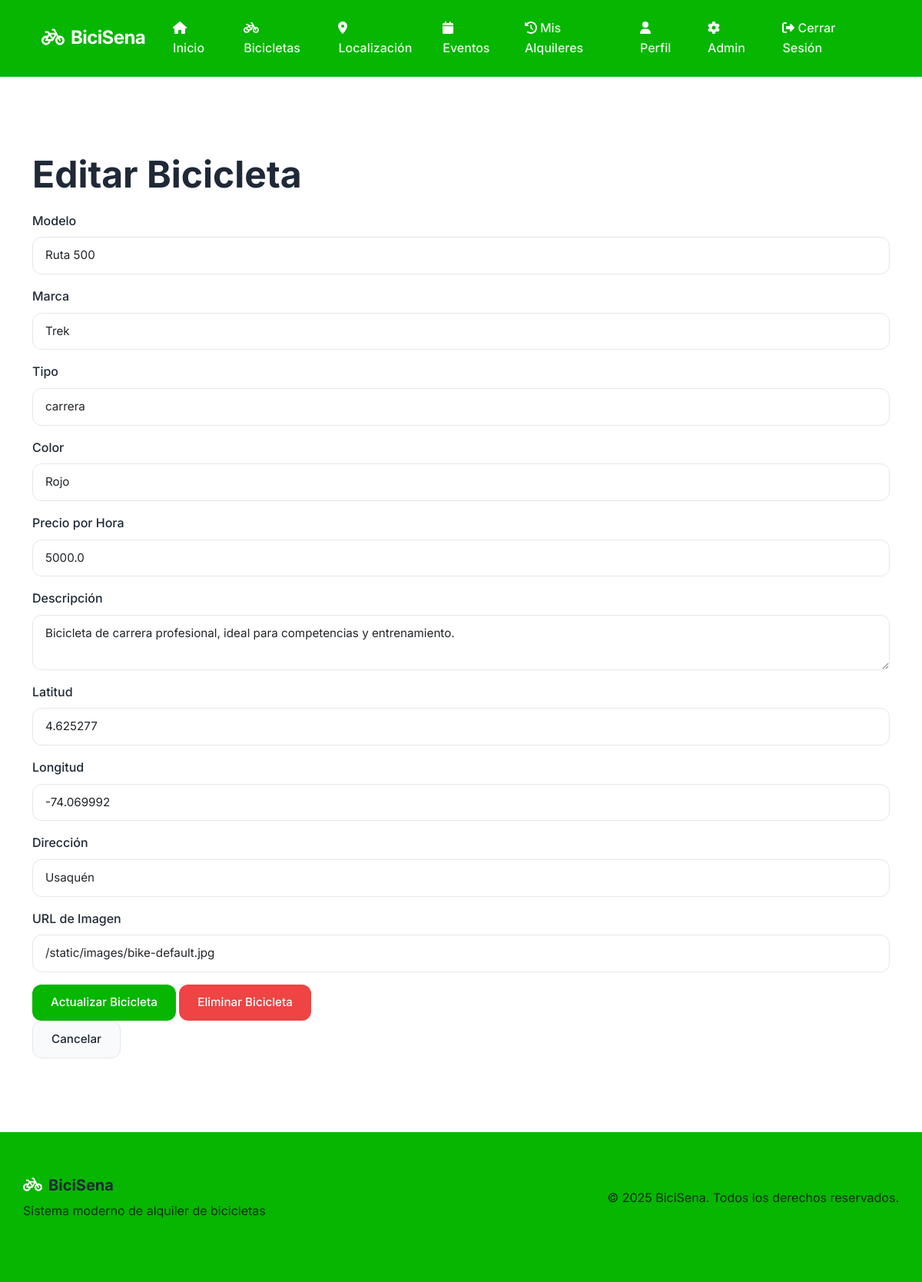
The page /admin/bicicletas/editar/1 (signed in) on the database its author committed.
### app.py (models this page shows)
class Bicicleta(db.Model):
    id = db.Column(db.Integer, primary_key=True)
    modelo = db.Column(db.String(100), nullable=False)
    marca = db.Column(db.String(100), nullable=False)
    tipo = db.Column(db.String(50), nullable=False)
    color = db.Column(db.String(50))
    estado = db.Column(db.String(20), default='disponible')
    precio_hora = db.Column(db.Float, nullable=False)
    imagen_url = db.Column(db.String(200), default='/static/images/bike-default.jpg')
    descripcion = db.Column(db.Text)
    latitud = db.Column(db.Float)
    longitud = db.Column(db.Float)
    direccion = db.Column(db.String(200))
    alquileres = db.relationship('Alquiler', backref='bicicleta', lazy=True)

### app.py (the view, shortened to what this page needs)
@app.route('/admin/bicicletas/editar/<int:id>', methods=['GET', 'POST'])
def editar_bicicleta(id):
    if 'user_id' not in session or session.get('user_tipo') != 'admin':
        flash('Acceso restringido. Se requieren permisos de administrador.', 'danger')
        return redirect(url_for('index'))
    bicicleta = Bicicleta.query.get_or_404(id)
    return render_template('admin/editar_bicicleta.html', bicicleta=bicicleta)

### templates/admin/editar_bicicleta.html (shortened to what this page needs)
{% extends "base.html" %}
{% block content %}
<h1>Editar Bicicleta</h1>
<form method="POST">
    <div class="mb-3">
        <label for="modelo" class="form-label">Modelo</label>
        <input type="text" class="form-control" id="modelo" name="modelo" value="{{ bicicleta.modelo }}" required>
    </div>
    <div class="mb-3">
        <label for="marca" class="form-label">Marca</label>
        <input type="text" class="form-control" id="marca" name="marca" value="{{ bicicleta.marca }}" required>
    </div>
    <div class="mb-3">
        <label for="tipo" class="form-label">Tipo</label>
        <input type="text" class="form-control" id="tipo" name="tipo" value="{{ bicicleta.tipo }}" required>
    </div>
    <div class="mb-3">
        <label for="color" class="form-label">Color</label>
        <input type="text" class="form-control" id="color" name="color" value="{{ bicicleta.color }}" required>
    </div>
    <div class="mb-3">
        <label for="precio_hora" class="form-label">Precio por Hora</label>
        <input type="number" class="form-control" id="precio_hora" name="precio_hora" value="{{ bicicleta.precio_hora }}" required>
    </div>
    <div class="mb-3">
        <label for="descripcion" class="form-label">Descripción</label>
        <textarea class="form-control" id="descripcion" name="descripcion" required>{{ bicicleta.descripcion }}</textarea>
    </div>
    <div class="mb-3">
        <label for="latitud" class="form-label">Latitud</label>
        <input type="text" class="form-control" id="latitud" name="latitud" value="{{ bicicleta.latitud }}" required>
    </div>
    <div class="mb-3">
        <label for="longitud" class="form-label">Longitud</label>
        <input type="text" class="form-control" id="longitud" name="longitud" value="{{ bicicleta.longitud }}" required>
    </div>
    <div class="mb-3">
        <label for="direccion" class="form-label">Dirección</label>
        <input type="text" class="form-control" id="direccion" name="direccion" value="{{ bicicleta.direccion }}" required>
    </div>
    <div class="mb-3">
        <label for="imagen_url" class="form-label">URL de Imagen</label>
        <input type="text" class="form-control" id="imagen_url" name="imagen_url" value="{{ bicicleta.imagen_url }}" required>
    </div>
    <button type="submit" class="btn btn-success">Actualizar Bicicleta</button>
    <form action="{{ url_for('eliminar_bicicleta', id=bicicleta.id) }}" method="POST" style="display:inline;">
        <button type="submit" class="btn btn-danger">Eliminar Bicicleta</button>
    </form>
    <a href="{{ url_for('admin_bicicletas') }}" class="btn btn-secondary">Cancelar</a>
</form>
{% endblock %}

### static/styles.css (style rules this page uses)
:root { --primary-green: #06b600; --primary-green-light: #008d00; --primary-green-dark: #008d00; --secondary-green: #dcfce7; --text-primary: #1f2937; --text-secondary: #000000; --text-light: #9ca3af; --background: #ffffff; --surface: #f9fafb; --border: #e5e7eb; --border-light: #f3f4f6; --shadow-light: 0 1px 3px 0 rgba(0, 0, 0, 0.1), 0 1px 2px 0 rgba(0, 0, 0, 0.06); --shadow-medium: 0 4px 6px -1px rgba(0, 0, 0, 0.1), 0 2px 4px -1px rgba(0, 0, 0, 0.06); --shadow-large: 0 10px 15px -3px rgba(0, 0, 0, 0.1), 0 4px 6px -2px rgba(0, 0, 0, 0.05); --radius: 12px; --radius-large: 16px; --radius-small: 8px; }
* { margin: 0; padding: 0; box-sizing: border-box; }
body { font-family: 'Inter', -apple-system, BlinkMacSystemFont, 'Segoe UI', Roboto, sans-serif; line-height: 1.6; color: var(--text-primary); background-color: var(--background); font-weight: 400; -webkit-font-smoothing: antialiased; -moz-osx-font-smoothing: grayscale; }
h1, h2, h3, h4, h5, h6 { font-weight: 600; line-height: 1.3; color: var(--text-primary); margin-bottom: 1rem; }
h1 { font-size: 3rem; font-weight: 700; }
.btn { font-weight: 500; border-radius: var(--radius); padding: 0.75rem 1.5rem; border: none; transition: all 0.2s ease; font-size: 0.95rem; text-decoration: none; display: inline-flex; align-items: center; justify-content: center; gap: 0.5rem; }
.btn-success { background: var(--primary-green); color: white; }
.btn-danger { background: #ef4444; color: white; }
.btn-secondary { background: var(--surface); color: var(--text-primary); border: 1px solid var(--border); }
.form-control { border: 1px solid var(--border); border-radius: var(--radius); padding: 0.75rem 1rem; font-size: 0.95rem; transition: all 0.2s ease; background: var(--background); }
.form-label { font-weight: 500; color: var(--text-primary); margin-bottom: 0.5rem; }
* { transition: color 0.2s ease, background-color 0.2s ease, border-color 0.2s ease, transform 0.2s ease, box-shadow 0.2s ease; }

### rows shown on the page
Bicicleta: modelo "Ruta 500", marca "Trek", tipo "carrera", color "Rojo", precio_hora "5000.0", descripcion "Bicicleta de carrera profesional, ideal para competencias y entrenamiento.", latitud "4.625277", longitud "-74.069992", direccion "Usaquén", imagen_url "/static/images/bike-default.jpg"
